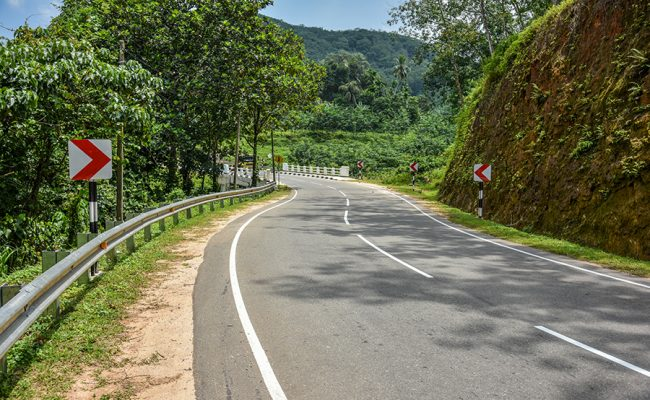
#> input picture lane_1.jpg, 650 x 400 px
$ python load_image.py
#> lines starting #> are read from the running program, lines starting #| are printed output that depends on the picture; after the words box and inside, x2 and y2 are one past the last pixel; in counts of white or black regions, pixels touching at a corner belong together
import matplotlib.pyplot as plt
import matplotlib.image as mpimg
import numpy as np
import cv2

# reading in an image
image = mpimg.imread('lane_1.jpg')
#> image is the input picture: shape (400, 650, 3); mean R, G, B 108.2, 112, 84.6

height, width, _ = image.shape
#> height = 400; width = 650

print(height, width)
#| 400 650

region_of_interest_vertices = [
    (0, height),
    (width / 2, height / 2),
    (width, height),
]
#> region_of_interest_vertices = [(0, 400), (325, 200), (650, 400)]

def region_of_interest(img, vertices):
    # Define a blank matrix that matches the image height/width.
    mask = np.zeros_like(img)
    # Retrieve the number of color channels of the image.
    channel_count = img.shape[2]
#> channel_count = 3
    # Create a match color with the same color channel counts.
    match_mask_color = (255,) * channel_count
#> match_mask_color = (255, 255, 255)

    # Fill inside the polygon
    cv2.fillPoly(mask, vertices, match_mask_color)
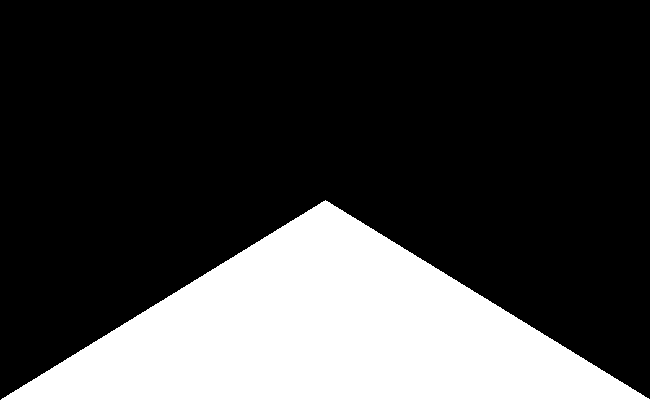
#> mask: shape (400, 650, 3); 25% white; 1 white region, box (x1, y1, x2, y2) and area: (1, 200, 650, 400) 65125

    # Returning the image only where mask pixels match
    masked_image = cv2.bitwise_and(img, mask)
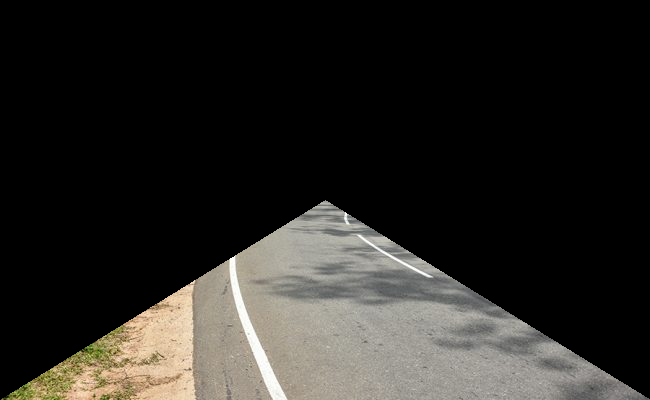
#> masked_image: shape (400, 650, 3); mean R, G, B 41.1, 39.3, 35.7
    return masked_image


plt.imshow(image)
plt.show()

cropped_image = region_of_interest(
    image,
    np.array([region_of_interest_vertices], np.int32),
)

plt.figure()


print('This image is:', type(image), 'with dimensions:', image.shape)
#| This image is: <class 'numpy.ndarray'> with dimensions: (400, 650, 3)
plt.imshow(cropped_image)
plt.show()
